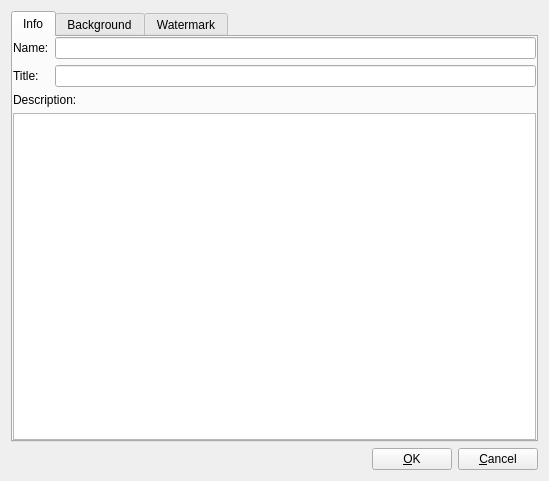
<ui version="4.0" >
 <author>Chris Ryan</author>
 <comment> * Copyright (c) 2002-2006 by OpenMFG, LLC
 *
 * This program is free software; you can redistribute it and/or modify
 * it under the terms of the GNU General Public License as published by
 * the Free Software Foundation; either version 2 of the License, or
 * (at your option) any later version.
 *
 * This program is distributed in the hope that it will be useful,
 * but WITHOUT ANY WARRANTY; without even the implied warranty of
 * MERCHANTABILITY or FITNESS FOR A PARTICULAR PURPOSE.  See the
 * GNU General Public License for more details.
 *
 * You should have received a copy of the GNU General Public License
 * along with this program; if not, write to the Free Software
 * Foundation, Inc., 59 Temple Place, Suite 330, Boston, MA  02111-1307  USA
 *
 * If you do not wish to be bound by the terms of the GNU General Public
 * License, DO NOT USE THIS SOFTWARE.  Please contact OpenMFG, LLC at
 * info@openmfg.com for details on how to purchase a commercial license.</comment>
 <exportmacro></exportmacro>
 <class>ReportProperties</class>
 <widget class="QDialog" name="ReportProperties" >
  <property name="geometry" >
   <rect>
    <x>0</x>
    <y>0</y>
    <width>549</width>
    <height>481</height>
   </rect>
  </property>
  <property name="windowTitle" >
   <string>Report Properties</string>
  </property>
  <layout class="QVBoxLayout" >
   <property name="margin" >
    <number>11</number>
   </property>
   <property name="spacing" >
    <number>6</number>
   </property>
   <item>
    <widget class="QTabWidget" name="_tab" >
     <widget class="QWidget" name="tab" >
      <attribute name="title" >
       <string>Info</string>
      </attribute>
      <layout class="QVBoxLayout" >
       <property name="margin" >
        <number>0</number>
       </property>
       <property name="spacing" >
        <number>6</number>
       </property>
       <item>
        <layout class="QGridLayout" >
         <property name="margin" >
          <number>0</number>
         </property>
         <property name="spacing" >
          <number>6</number>
         </property>
         <item row="1" column="0" >
          <widget class="QLabel" name="_lblTitle" >
           <property name="text" >
            <string>Title:</string>
           </property>
          </widget>
         </item>
         <item row="1" column="1" >
          <widget class="QLineEdit" name="_leTitle" />
         </item>
         <item row="0" column="1" >
          <widget class="QLineEdit" name="_leName" />
         </item>
         <item row="0" column="0" >
          <widget class="QLabel" name="_lblName" >
           <property name="text" >
            <string>Name:</string>
           </property>
          </widget>
         </item>
        </layout>
       </item>
       <item>
        <widget class="QLabel" name="_lblDescrip" >
         <property name="text" >
          <string>Description:</string>
         </property>
        </widget>
       </item>
       <item>
        <widget class="QTextEdit" name="_leDescription" />
       </item>
      </layout>
     </widget>
     <widget class="QWidget" name="tab" >
      <attribute name="title" >
       <string>Background</string>
      </attribute>
      <layout class="QVBoxLayout" >
       <property name="margin" >
        <number>0</number>
       </property>
       <property name="spacing" >
        <number>6</number>
       </property>
       <item>
        <widget class="QCheckBox" name="_cbBgEnable" >
         <property name="text" >
          <string>Enable Background Image</string>
         </property>
        </widget>
       </item>
       <item>
        <widget class="QTabWidget" name="_tabBg" >
         <widget class="QWidget" name="tab" >
          <attribute name="title" >
           <string>General</string>
          </attribute>
          <layout class="QVBoxLayout" >
           <property name="margin" >
            <number>0</number>
           </property>
           <property name="spacing" >
            <number>6</number>
           </property>
           <item>
            <widget class="QGroupBox" name="_gbBgSource" >
             <property name="title" >
              <string>Source</string>
             </property>
             <layout class="QHBoxLayout" >
              <property name="margin" >
               <number>11</number>
              </property>
              <property name="spacing" >
               <number>6</number>
              </property>
              <item>
               <widget class="QRadioButton" name="_rbBgStatic" >
                <property name="text" >
                 <string>Static</string>
                </property>
                <property name="checked" >
                 <bool>true</bool>
                </property>
               </widget>
              </item>
              <item>
               <widget class="QRadioButton" name="_rbBgDynamic" >
                <property name="text" >
                 <string>Dynamic</string>
                </property>
               </widget>
              </item>
             </layout>
            </widget>
           </item>
           <item>
            <widget class="QGroupBox" name="_gbBgDynamic" >
             <property name="enabled" >
              <bool>false</bool>
             </property>
             <property name="title" >
              <string>Database</string>
             </property>
             <layout class="QGridLayout" >
              <property name="margin" >
               <number>11</number>
              </property>
              <property name="spacing" >
               <number>6</number>
              </property>
              <item row="1" column="1" >
               <widget class="QLineEdit" name="_leBgColumn" />
              </item>
              <item row="1" column="0" >
               <widget class="QLabel" name="_lblBgColumn" >
                <property name="sizePolicy" >
                 <sizepolicy>
                  <hsizetype>5</hsizetype>
                  <vsizetype>1</vsizetype>
                  <horstretch>0</horstretch>
                  <verstretch>0</verstretch>
                 </sizepolicy>
                </property>
                <property name="text" >
                 <string>Column:</string>
                </property>
               </widget>
              </item>
              <item row="0" column="0" >
               <widget class="QLabel" name="_lblBgQuery" >
                <property name="text" >
                 <string>Query Source:</string>
                </property>
               </widget>
              </item>
              <item row="0" column="1" >
               <widget class="QComboBox" name="_cbBgQuery" />
              </item>
             </layout>
            </widget>
           </item>
           <item>
            <widget class="QGroupBox" name="_gbBgOpacity" >
             <property name="title" >
              <string>Opacity</string>
             </property>
             <layout class="QHBoxLayout" >
              <property name="margin" >
               <number>11</number>
              </property>
              <property name="spacing" >
               <number>6</number>
              </property>
              <item>
               <widget class="QLabel" name="_lblBgOpacityNone" >
                <property name="font" >
                 <font>
                  <family>Helvetica [Cronyx]</family>
                  <pointsize>8</pointsize>
                  <weight>50</weight>
                  <italic>false</italic>
                  <bold>false</bold>
                  <underline>false</underline>
                  <strikeout>false</strikeout>
                 </font>
                </property>
                <property name="text" >
                 <string>0%
(transparent)</string>
                </property>
                <property name="alignment" >
                 <set>Qt::AlignCenter</set>
                </property>
               </widget>
              </item>
              <item>
               <layout class="QVBoxLayout" >
                <property name="margin" >
                 <number>0</number>
                </property>
                <property name="spacing" >
                 <number>6</number>
                </property>
                <item>
                 <widget class="QSlider" name="_slBgOpacity" >
                  <property name="maximum" >
                   <number>255</number>
                  </property>
                  <property name="value" >
                   <number>25</number>
                  </property>
                  <property name="orientation" >
                   <enum>Qt::Horizontal</enum>
                  </property>
                  <property name="tickInterval" >
                   <number>25</number>
                  </property>
                 </widget>
                </item>
                <item>
                 <widget class="QLabel" name="_lblBgOpacity" >
                  <property name="font" >
                   <font>
                    <family>Helvetica [Cronyx]</family>
                    <pointsize>8</pointsize>
                    <weight>75</weight>
                    <italic>false</italic>
                    <bold>true</bold>
                    <underline>false</underline>
                    <strikeout>false</strikeout>
                   </font>
                  </property>
                  <property name="text" >
                   <string>10%</string>
                  </property>
                  <property name="alignment" >
                   <set>Qt::AlignCenter</set>
                  </property>
                 </widget>
                </item>
               </layout>
              </item>
              <item>
               <widget class="QLabel" name="_lblBgOpacityFull" >
                <property name="font" >
                 <font>
                  <family>Helvetica [Cronyx]</family>
                  <pointsize>8</pointsize>
                  <weight>50</weight>
                  <italic>false</italic>
                  <bold>false</bold>
                  <underline>false</underline>
                  <strikeout>false</strikeout>
                 </font>
                </property>
                <property name="text" >
                 <string>100%
(opaque)</string>
                </property>
                <property name="alignment" >
                 <set>Qt::AlignCenter</set>
                </property>
               </widget>
              </item>
             </layout>
            </widget>
           </item>
           <item>
            <spacer>
             <property name="orientation" >
              <enum>Qt::Vertical</enum>
             </property>
             <property name="sizeType" >
              <enum>QSizePolicy::Expanding</enum>
             </property>
             <property name="sizeHint" >
              <size>
               <width>20</width>
               <height>20</height>
              </size>
             </property>
            </spacer>
           </item>
          </layout>
         </widget>
         <widget class="QWidget" name="tab" >
          <attribute name="title" >
           <string>Layout</string>
          </attribute>
          <layout class="QVBoxLayout" >
           <property name="margin" >
            <number>0</number>
           </property>
           <property name="spacing" >
            <number>6</number>
           </property>
           <item>
            <widget class="QGroupBox" name="_gbBgResizeMode" >
             <property name="title" >
              <string>Resize Mode</string>
             </property>
             <layout class="QHBoxLayout" >
              <property name="margin" >
               <number>11</number>
              </property>
              <property name="spacing" >
               <number>6</number>
              </property>
              <item>
               <widget class="QRadioButton" name="_rbBgClip" >
                <property name="text" >
                 <string>Clip</string>
                </property>
                <property name="checked" >
                 <bool>true</bool>
                </property>
               </widget>
              </item>
              <item>
               <widget class="QRadioButton" name="_rbBgStretch" >
                <property name="text" >
                 <string>Stretch</string>
                </property>
               </widget>
              </item>
             </layout>
            </widget>
           </item>
           <item>
            <layout class="QHBoxLayout" >
             <property name="margin" >
              <number>0</number>
             </property>
             <property name="spacing" >
              <number>6</number>
             </property>
             <item>
              <layout class="QVBoxLayout" >
               <property name="margin" >
                <number>0</number>
               </property>
               <property name="spacing" >
                <number>6</number>
               </property>
               <item>
                <layout class="QHBoxLayout" >
                 <property name="margin" >
                  <number>0</number>
                 </property>
                 <property name="spacing" >
                  <number>6</number>
                 </property>
                 <item>
                  <widget class="QGroupBox" name="_gbBgHAlign" >
                   <property name="sizePolicy" >
                    <sizepolicy>
                     <hsizetype>5</hsizetype>
                     <vsizetype>1</vsizetype>
                     <horstretch>0</horstretch>
                     <verstretch>0</verstretch>
                    </sizepolicy>
                   </property>
                   <property name="title" >
                    <string>HAlign</string>
                   </property>
                   <layout class="QVBoxLayout" >
                    <property name="margin" >
                     <number>11</number>
                    </property>
                    <property name="spacing" >
                     <number>6</number>
                    </property>
                    <item>
                     <widget class="QRadioButton" name="_rbBgHAlignLeft" >
                      <property name="text" >
                       <string>Left</string>
                      </property>
                      <property name="checked" >
                       <bool>true</bool>
                      </property>
                     </widget>
                    </item>
                    <item>
                     <widget class="QRadioButton" name="_rbBgHAlignCenter" >
                      <property name="text" >
                       <string>Center</string>
                      </property>
                     </widget>
                    </item>
                    <item>
                     <widget class="QRadioButton" name="_rbBgHAlignRight" >
                      <property name="text" >
                       <string>Right</string>
                      </property>
                     </widget>
                    </item>
                   </layout>
                  </widget>
                 </item>
                 <item>
                  <widget class="QGroupBox" name="_gbBgVAlign" >
                   <property name="sizePolicy" >
                    <sizepolicy>
                     <hsizetype>5</hsizetype>
                     <vsizetype>1</vsizetype>
                     <horstretch>0</horstretch>
                     <verstretch>0</verstretch>
                    </sizepolicy>
                   </property>
                   <property name="title" >
                    <string>VAlign</string>
                   </property>
                   <layout class="QVBoxLayout" >
                    <property name="margin" >
                     <number>11</number>
                    </property>
                    <property name="spacing" >
                     <number>6</number>
                    </property>
                    <item>
                     <widget class="QRadioButton" name="_rbBgVAlignTop" >
                      <property name="text" >
                       <string>Top</string>
                      </property>
                      <property name="checked" >
                       <bool>true</bool>
                      </property>
                     </widget>
                    </item>
                    <item>
                     <widget class="QRadioButton" name="_rbBgVAlignMiddle" >
                      <property name="text" >
                       <string>Middle</string>
                      </property>
                     </widget>
                    </item>
                    <item>
                     <widget class="QRadioButton" name="_rbBgVAlignBottom" >
                      <property name="text" >
                       <string>Bottom</string>
                      </property>
                     </widget>
                    </item>
                   </layout>
                  </widget>
                 </item>
                </layout>
               </item>
               <item>
                <spacer>
                 <property name="orientation" >
                  <enum>Qt::Vertical</enum>
                 </property>
                 <property name="sizeType" >
                  <enum>QSizePolicy::Expanding</enum>
                 </property>
                 <property name="sizeHint" >
                  <size>
                   <width>20</width>
                   <height>40</height>
                  </size>
                 </property>
                </spacer>
               </item>
              </layout>
             </item>
             <item>
              <layout class="QVBoxLayout" >
               <property name="margin" >
                <number>0</number>
               </property>
               <property name="spacing" >
                <number>6</number>
               </property>
               <item>
                <widget class="QGroupBox" name="_gbBgBounds" >
                 <property name="title" >
                  <string>Bounds</string>
                 </property>
                 <layout class="QVBoxLayout" >
                  <property name="margin" >
                   <number>11</number>
                  </property>
                  <property name="spacing" >
                   <number>6</number>
                  </property>
                  <item>
                   <layout class="QGridLayout" >
                    <property name="margin" >
                     <number>0</number>
                    </property>
                    <property name="spacing" >
                     <number>6</number>
                    </property>
                    <item row="1" column="0" >
                     <widget class="QLabel" name="_lblBgY" >
                      <property name="text" >
                       <string>Y:</string>
                      </property>
                      <property name="alignment" >
                       <set>Qt::AlignRight|Qt::AlignTrailing|Qt::AlignVCenter</set>
                      </property>
                     </widget>
                    </item>
                    <item row="2" column="0" >
                     <widget class="QLabel" name="_lblBgWidth" >
                      <property name="text" >
                       <string>Width:</string>
                      </property>
                      <property name="alignment" >
                       <set>Qt::AlignRight|Qt::AlignTrailing|Qt::AlignVCenter</set>
                      </property>
                     </widget>
                    </item>
                    <item row="0" column="0" >
                     <widget class="QLabel" name="_lblBgX" >
                      <property name="text" >
                       <string>X:</string>
                      </property>
                      <property name="alignment" >
                       <set>Qt::AlignRight|Qt::AlignTrailing|Qt::AlignVCenter</set>
                      </property>
                     </widget>
                    </item>
                    <item row="3" column="1" >
                     <widget class="QLineEdit" name="_leBgHeight" >
                      <property name="text" >
                       <string>11.0</string>
                      </property>
                     </widget>
                    </item>
                    <item row="3" column="0" >
                     <widget class="QLabel" name="_lblBgHeight" >
                      <property name="text" >
                       <string>Height:</string>
                      </property>
                      <property name="alignment" >
                       <set>Qt::AlignRight|Qt::AlignTrailing|Qt::AlignVCenter</set>
                      </property>
                     </widget>
                    </item>
                    <item row="1" column="1" >
                     <widget class="QLineEdit" name="_leBgY" >
                      <property name="text" >
                       <string>0.0</string>
                      </property>
                     </widget>
                    </item>
                    <item row="0" column="1" >
                     <widget class="QLineEdit" name="_leBgX" >
                      <property name="text" >
                       <string>0.0</string>
                      </property>
                     </widget>
                    </item>
                    <item row="2" column="1" >
                     <widget class="QLineEdit" name="_leBgWidth" >
                      <property name="text" >
                       <string>8.5</string>
                      </property>
                     </widget>
                    </item>
                   </layout>
                  </item>
                  <item>
                   <widget class="QLabel" name="_lblBoundsInInches" >
                    <property name="font" >
                     <font>
                      <family>Helvetica [Cronyx]</family>
                      <pointsize>8</pointsize>
                      <weight>50</weight>
                      <italic>true</italic>
                      <bold>false</bold>
                      <underline>false</underline>
                      <strikeout>false</strikeout>
                     </font>
                    </property>
                    <property name="text" >
                     <string>in inches</string>
                    </property>
                    <property name="alignment" >
                     <set>Qt::AlignRight|Qt::AlignTrailing|Qt::AlignVCenter</set>
                    </property>
                   </widget>
                  </item>
                 </layout>
                </widget>
               </item>
               <item>
                <spacer>
                 <property name="orientation" >
                  <enum>Qt::Vertical</enum>
                 </property>
                 <property name="sizeType" >
                  <enum>QSizePolicy::Expanding</enum>
                 </property>
                 <property name="sizeHint" >
                  <size>
                   <width>20</width>
                   <height>20</height>
                  </size>
                 </property>
                </spacer>
               </item>
              </layout>
             </item>
            </layout>
           </item>
          </layout>
         </widget>
         <widget class="QWidget" name="tab" >
          <attribute name="title" >
           <string>Static Image</string>
          </attribute>
          <layout class="QVBoxLayout" >
           <property name="margin" >
            <number>0</number>
           </property>
           <property name="spacing" >
            <number>6</number>
           </property>
           <item>
            <widget class="QGroupBox" name="_gbStatic" >
             <property name="title" >
              <string>Choose Image</string>
             </property>
             <layout class="QVBoxLayout" >
              <property name="margin" >
               <number>11</number>
              </property>
              <property name="spacing" >
               <number>6</number>
              </property>
              <item>
               <widget class="QLabel" name="_pixmap" >
                <property name="sizePolicy" >
                 <sizepolicy>
                  <hsizetype>5</hsizetype>
                  <vsizetype>3</vsizetype>
                  <horstretch>0</horstretch>
                  <verstretch>0</verstretch>
                 </sizepolicy>
                </property>
                <property name="scaledContents" >
                 <bool>true</bool>
                </property>
                <property name="alignment" >
                 <set>Qt::AlignLeading|Qt::AlignLeft|Qt::AlignTop</set>
                </property>
               </widget>
              </item>
              <item>
               <widget class="QPushButton" name="_btnLoad" >
                <property name="sizePolicy" >
                 <sizepolicy>
                  <hsizetype>1</hsizetype>
                  <vsizetype>0</vsizetype>
                  <horstretch>0</horstretch>
                  <verstretch>0</verstretch>
                 </sizepolicy>
                </property>
                <property name="text" >
                 <string>Load...</string>
                </property>
               </widget>
              </item>
             </layout>
            </widget>
           </item>
          </layout>
         </widget>
        </widget>
       </item>
      </layout>
     </widget>
     <widget class="QWidget" name="tab" >
      <attribute name="title" >
       <string>Watermark</string>
      </attribute>
      <layout class="QVBoxLayout" >
       <property name="margin" >
        <number>0</number>
       </property>
       <property name="spacing" >
        <number>6</number>
       </property>
       <item>
        <layout class="QHBoxLayout" >
         <property name="margin" >
          <number>0</number>
         </property>
         <property name="spacing" >
          <number>6</number>
         </property>
         <item>
          <widget class="QCheckBox" name="_cbWmStatic" >
           <property name="text" >
            <string>Static Text</string>
           </property>
           <property name="checked" >
            <bool>true</bool>
           </property>
          </widget>
         </item>
         <item>
          <widget class="QLineEdit" name="_leWmText" />
         </item>
        </layout>
       </item>
       <item>
        <widget class="QGroupBox" name="_gbWmDynamic" >
         <property name="enabled" >
          <bool>false</bool>
         </property>
         <property name="title" >
          <string>Database</string>
         </property>
         <layout class="QGridLayout" >
          <property name="margin" >
           <number>11</number>
          </property>
          <property name="spacing" >
           <number>6</number>
          </property>
          <item row="1" column="1" >
           <widget class="QLineEdit" name="_leWmColumn" />
          </item>
          <item row="1" column="0" >
           <widget class="QLabel" name="_lblWmColumn" >
            <property name="sizePolicy" >
             <sizepolicy>
              <hsizetype>5</hsizetype>
              <vsizetype>1</vsizetype>
              <horstretch>0</horstretch>
              <verstretch>0</verstretch>
             </sizepolicy>
            </property>
            <property name="text" >
             <string>Column:</string>
            </property>
           </widget>
          </item>
          <item row="0" column="0" >
           <widget class="QLabel" name="_lblWmQuery" >
            <property name="text" >
             <string>Query Source:</string>
            </property>
           </widget>
          </item>
          <item row="0" column="1" >
           <widget class="QComboBox" name="_cbWmQuery" />
          </item>
         </layout>
        </widget>
       </item>
       <item>
        <widget class="QCheckBox" name="_cbWmUseBest" >
         <property name="text" >
          <string>Use best font</string>
         </property>
         <property name="checked" >
          <bool>true</bool>
         </property>
        </widget>
       </item>
       <item>
        <widget class="QGroupBox" name="_gbWmFont" >
         <property name="enabled" >
          <bool>false</bool>
         </property>
         <property name="title" >
          <string>Font</string>
         </property>
         <layout class="QHBoxLayout" >
          <property name="margin" >
           <number>11</number>
          </property>
          <property name="spacing" >
           <number>6</number>
          </property>
          <item>
           <widget class="QLineEdit" name="_leWmFont" >
            <property name="text" >
             <string>Arial</string>
            </property>
            <property name="readOnly" >
             <bool>true</bool>
            </property>
           </widget>
          </item>
          <item>
           <widget class="QPushButton" name="_btnWmChangeFont" >
            <property name="text" >
             <string>Change...</string>
            </property>
           </widget>
          </item>
         </layout>
        </widget>
       </item>
       <item>
        <widget class="QGroupBox" name="_gbWmOpacity" >
         <property name="title" >
          <string>Opacity</string>
         </property>
         <layout class="QHBoxLayout" >
          <property name="margin" >
           <number>11</number>
          </property>
          <property name="spacing" >
           <number>6</number>
          </property>
          <item>
           <widget class="QLabel" name="_lblWmOpacityNone" >
            <property name="font" >
             <font>
              <family>Helvetica [Cronyx]</family>
              <pointsize>8</pointsize>
              <weight>50</weight>
              <italic>false</italic>
              <bold>false</bold>
              <underline>false</underline>
              <strikeout>false</strikeout>
             </font>
            </property>
            <property name="text" >
             <string>0%
(transparent)</string>
            </property>
            <property name="alignment" >
             <set>Qt::AlignCenter</set>
            </property>
           </widget>
          </item>
          <item>
           <layout class="QVBoxLayout" >
            <property name="margin" >
             <number>0</number>
            </property>
            <property name="spacing" >
             <number>6</number>
            </property>
            <item>
             <widget class="QSlider" name="_slWmOpacity" >
              <property name="maximum" >
               <number>255</number>
              </property>
              <property name="value" >
               <number>25</number>
              </property>
              <property name="orientation" >
               <enum>Qt::Horizontal</enum>
              </property>
              <property name="tickInterval" >
               <number>25</number>
              </property>
             </widget>
            </item>
            <item>
             <widget class="QLabel" name="_lblWmOpacity" >
              <property name="font" >
               <font>
                <family>Helvetica [Cronyx]</family>
                <pointsize>8</pointsize>
                <weight>75</weight>
                <italic>false</italic>
                <bold>true</bold>
                <underline>false</underline>
                <strikeout>false</strikeout>
               </font>
              </property>
              <property name="text" >
               <string>10%</string>
              </property>
              <property name="alignment" >
               <set>Qt::AlignCenter</set>
              </property>
             </widget>
            </item>
           </layout>
          </item>
          <item>
           <widget class="QLabel" name="_lblWmOpacityFull" >
            <property name="font" >
             <font>
              <family>Helvetica [Cronyx]</family>
              <pointsize>8</pointsize>
              <weight>50</weight>
              <italic>false</italic>
              <bold>false</bold>
              <underline>false</underline>
              <strikeout>false</strikeout>
             </font>
            </property>
            <property name="text" >
             <string>100%
(opaque)</string>
            </property>
            <property name="alignment" >
             <set>Qt::AlignCenter</set>
            </property>
           </widget>
          </item>
         </layout>
        </widget>
       </item>
       <item>
        <spacer>
         <property name="orientation" >
          <enum>Qt::Vertical</enum>
         </property>
         <property name="sizeType" >
          <enum>QSizePolicy::Expanding</enum>
         </property>
         <property name="sizeHint" >
          <size>
           <width>20</width>
           <height>40</height>
          </size>
         </property>
        </spacer>
       </item>
      </layout>
     </widget>
    </widget>
   </item>
   <item>
    <layout class="QHBoxLayout" >
     <property name="margin" >
      <number>0</number>
     </property>
     <property name="spacing" >
      <number>6</number>
     </property>
     <item>
      <spacer>
       <property name="orientation" >
        <enum>Qt::Horizontal</enum>
       </property>
       <property name="sizeType" >
        <enum>QSizePolicy::Expanding</enum>
       </property>
       <property name="sizeHint" >
        <size>
         <width>155</width>
         <height>20</height>
        </size>
       </property>
      </spacer>
     </item>
     <item>
      <widget class="QPushButton" name="_btnAccept" >
       <property name="text" >
        <string>&amp;OK</string>
       </property>
      </widget>
     </item>
     <item>
      <widget class="QPushButton" name="_btnCancel" >
       <property name="text" >
        <string>&amp;Cancel</string>
       </property>
      </widget>
     </item>
    </layout>
   </item>
  </layout>
 </widget>
 <layoutdefault spacing="6" margin="11" />
 <pixmapfunction>qPixmapFromMimeSource</pixmapfunction>
 <tabstops>
  <tabstop>_tab</tabstop>
  <tabstop>_leName</tabstop>
  <tabstop>_leTitle</tabstop>
  <tabstop>_leDescription</tabstop>
  <tabstop>_cbBgEnable</tabstop>
  <tabstop>_tabBg</tabstop>
  <tabstop>_rbBgStatic</tabstop>
  <tabstop>_cbBgQuery</tabstop>
  <tabstop>_leBgColumn</tabstop>
  <tabstop>_slBgOpacity</tabstop>
  <tabstop>_rbBgClip</tabstop>
  <tabstop>_rbBgHAlignLeft</tabstop>
  <tabstop>_rbBgVAlignTop</tabstop>
  <tabstop>_leBgX</tabstop>
  <tabstop>_leBgY</tabstop>
  <tabstop>_leBgWidth</tabstop>
  <tabstop>_leBgHeight</tabstop>
  <tabstop>_btnLoad</tabstop>
  <tabstop>_cbWmStatic</tabstop>
  <tabstop>_leWmText</tabstop>
  <tabstop>_cbWmQuery</tabstop>
  <tabstop>_leWmColumn</tabstop>
  <tabstop>_cbWmUseBest</tabstop>
  <tabstop>_leWmFont</tabstop>
  <tabstop>_btnWmChangeFont</tabstop>
  <tabstop>_slWmOpacity</tabstop>
  <tabstop>_btnAccept</tabstop>
  <tabstop>_btnCancel</tabstop>
 </tabstops>
 <resources/>
 <connections>
  <connection>
   <sender>_btnAccept</sender>
   <signal>clicked()</signal>
   <receiver>ReportProperties</receiver>
   <slot>accept()</slot>
   <hints>
    <hint type="sourcelabel" >
     <x>20</x>
     <y>20</y>
    </hint>
    <hint type="destinationlabel" >
     <x>20</x>
     <y>20</y>
    </hint>
   </hints>
  </connection>
  <connection>
   <sender>_btnCancel</sender>
   <signal>clicked()</signal>
   <receiver>ReportProperties</receiver>
   <slot>reject()</slot>
   <hints>
    <hint type="sourcelabel" >
     <x>20</x>
     <y>20</y>
    </hint>
    <hint type="destinationlabel" >
     <x>20</x>
     <y>20</y>
    </hint>
   </hints>
  </connection>
  <connection>
   <sender>_cbWmStatic</sender>
   <signal>toggled(bool)</signal>
   <receiver>_gbWmDynamic</receiver>
   <slot>setDisabled(bool)</slot>
   <hints>
    <hint type="sourcelabel" >
     <x>20</x>
     <y>20</y>
    </hint>
    <hint type="destinationlabel" >
     <x>20</x>
     <y>20</y>
    </hint>
   </hints>
  </connection>
  <connection>
   <sender>_cbWmStatic</sender>
   <signal>toggled(bool)</signal>
   <receiver>_leWmText</receiver>
   <slot>setEnabled(bool)</slot>
   <hints>
    <hint type="sourcelabel" >
     <x>20</x>
     <y>20</y>
    </hint>
    <hint type="destinationlabel" >
     <x>20</x>
     <y>20</y>
    </hint>
   </hints>
  </connection>
  <connection>
   <sender>_cbWmUseBest</sender>
   <signal>toggled(bool)</signal>
   <receiver>_gbWmFont</receiver>
   <slot>setDisabled(bool)</slot>
   <hints>
    <hint type="sourcelabel" >
     <x>20</x>
     <y>20</y>
    </hint>
    <hint type="destinationlabel" >
     <x>20</x>
     <y>20</y>
    </hint>
   </hints>
  </connection>
  <connection>
   <sender>_cbBgEnable</sender>
   <signal>toggled(bool)</signal>
   <receiver>_tabBg</receiver>
   <slot>setEnabled(bool)</slot>
   <hints>
    <hint type="sourcelabel" >
     <x>20</x>
     <y>20</y>
    </hint>
    <hint type="destinationlabel" >
     <x>20</x>
     <y>20</y>
    </hint>
   </hints>
  </connection>
  <connection>
   <sender>_rbBgStatic</sender>
   <signal>toggled(bool)</signal>
   <receiver>_gbBgDynamic</receiver>
   <slot>setDisabled(bool)</slot>
   <hints>
    <hint type="sourcelabel" >
     <x>20</x>
     <y>20</y>
    </hint>
    <hint type="destinationlabel" >
     <x>20</x>
     <y>20</y>
    </hint>
   </hints>
  </connection>
  <connection>
   <sender>_rbBgStatic</sender>
   <signal>toggled(bool)</signal>
   <receiver>_gbStatic</receiver>
   <slot>setEnabled(bool)</slot>
   <hints>
    <hint type="sourcelabel" >
     <x>20</x>
     <y>20</y>
    </hint>
    <hint type="destinationlabel" >
     <x>20</x>
     <y>20</y>
    </hint>
   </hints>
  </connection>
 </connections>
</ui>
